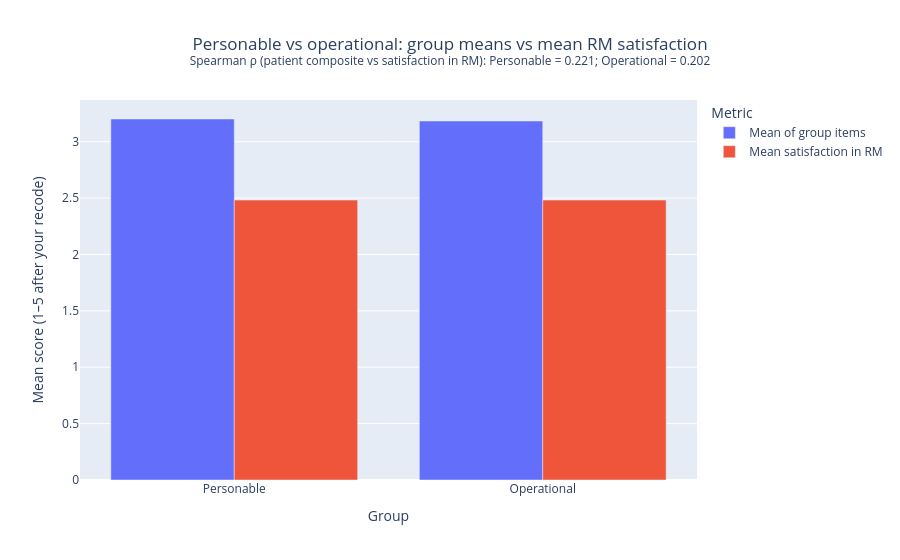

Notebook cell for this chart:
### Code cell
# Grouped bars: for Personable and for Operational, two side-by-side bars:
# (1) mean of that group's items across patients, (2) mean satisfaction in RM on the same rows used for that side.
# Correlation (Spearman) between each patient's composite and RM is shown in the title — same scale as ρ, not mixed into the bar heights.

import plotly.express as px
from pathlib import Path

sat = "satisfaction in RM"
personable = [
    "Quality/experience dr.",
    "Admin procedures",
    "Specialists avaliable",
    "friendly health care workers",
    "Communication with dr",
]
operational = [c for c in df.columns if c not in personable and c != sat]

p_rows = df[personable + [sat]].dropna()
o_rows = df[operational + [sat]].dropna()

# One composite score per patient (same rows as the bars), then correlation with RM
comp_p = p_rows[personable].mean(axis=1)
comp_o = o_rows[operational].mean(axis=1)
rho_p = comp_p.corr(p_rows[sat], method="spearman")
rho_o = comp_o.corr(o_rows[sat], method="spearman")

plot_df = pd.DataFrame(
    [
        {
            "Group": "Personable",
            "Metric": "Mean of group items",
            "Value": comp_p.mean(),
        },
        {
            "Group": "Personable",
            "Metric": "Mean satisfaction in RM",
            "Value": p_rows[sat].mean(),
        },
        {
            "Group": "Operational",
            "Metric": "Mean of group items",
            "Value": comp_o.mean(),
        },
        {
            "Group": "Operational",
            "Metric": "Mean satisfaction in RM",
            "Value": o_rows[sat].mean(),
        },
    ]
)

fig = px.bar(
    plot_df,
    x="Group",
    y="Value",
    color="Metric",
    barmode="group",
    title=(
        "What This Chart Shows — Personable Versus Operational: bar height is the sample mean Likert rating (same 1–5 scale) "
        "for each block of survey items side by side with mean overall satisfaction in the room.<br>"
        f"<sup>Strength of association (Spearman ρ, patient composite versus {sat}): personable = {rho_p:.3f}; operational = {rho_o:.3f}</sup>"
    ),
    labels={
        "Value": "",
        "Group": "",
        "Metric": "",
    },
)
fig.update_layout(
    title_x=0.5,
    legend_title_text="Bar type (composite vs RM satisfaction)",
    xaxis_title="Category — personable (clinical/staff-contact items) versus operational (logistics/facility items)",
    yaxis_title="Mean score — units: Likert-type scale 1 (low satisfaction) … 5 (high satisfaction)",
)

_png = Path.cwd() / "personable vs operational.png"
fig.write_image(str(_png), width=1040, height=600, scale=2)

fig.show()

print("Saved chart for repo:", _png.resolve())

print(plot_df)
print("Spearman ρ personable composite vs RM:", round(rho_p, 4))
print("Spearman ρ operational composite vs RM:", round(rho_o, 4))

### Figure 1 — Plotly figure (JSON) as saved in the notebook; plotly's stock layout.template omitted (floating-point values rounded to 4 significant figures)
{"data": [{"alignmentgroup": "True", "hovertemplate": "Metric=Mean of group items<br>Group=%{x}<br>Mean score (1–5 after your recode)=%{y}<extra></extra>", "legendgroup": "Mean of group items", "marker": {"color": "#636efa", "pattern": {"shape": ""}}, "name": "Mean of group items", "offsetgroup": "Mean of group items", "orientation": "v", "showlegend": true, "textposition": "auto", "type": "bar", "x": ["Personable", "Operational"], "xaxis": "x", "y": [3.201, 3.183], "yaxis": "y"}, {"alignmentgroup": "True", "hovertemplate": "Metric=Mean satisfaction in RM<br>Group=%{x}<br>Mean score (1–5 after your recode)=%{y}<extra></extra>", "legendgroup": "Mean satisfaction in RM", "marker": {"color": "#EF553B", "pattern": {"shape": ""}}, "name": "Mean satisfaction in RM", "offsetgroup": "Mean satisfaction in RM", "orientation": "v", "showlegend": true, "textposition": "auto", "type": "bar", "x": ["Personable", "Operational"], "xaxis": "x", "y": [2.482, 2.482], "yaxis": "y"}], "layout": {"barmode": "group", "legend": {"title": {"text": "Metric"}, "tracegroupgap": 0}, "title": {"text": "Personable vs operational: group means vs mean RM satisfaction<br><sup>Spearman ρ (patient composite vs satisfaction in RM): Personable = 0.221; Operational = 0.202</sup>", "x": 0.5}, "xaxis": {"anchor": "y", "domain": [0, 1], "title": {"text": "Group"}}, "yaxis": {"anchor": "x", "domain": [0, 1], "title": {"text": "Mean score (1–5 after your recode)"}}}}
